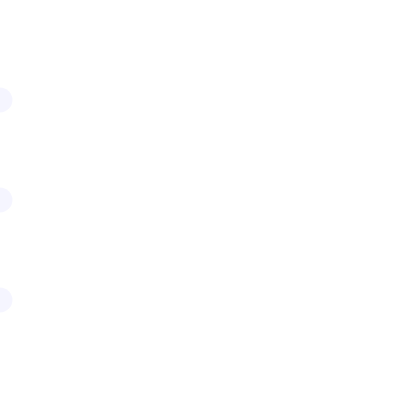
Frame 1 (no input)
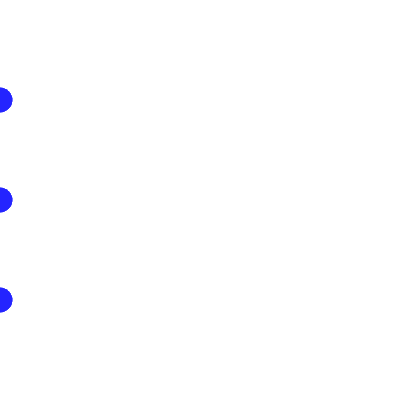
Frame 60 (no input)
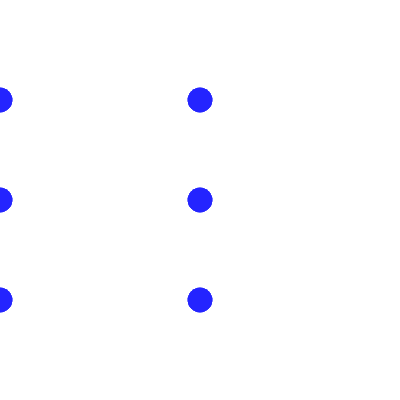
Frame 120 (the mouse pressed at the canvas centre since frame 60)

The p5.js sketch that drew these frames (run headless with seeded random() and noise() and a simulated clock; from frame 60 on, the mouse is pressed at the canvas centre):

// p5.js sketch
// ── sketch.js
// setup function - used for commands that need to run only once
function setup()
{
  // only put code here that you want to happen one time, 
  // at the start of your program

  // create a canvas element on the page
  createCanvas(400,400);
  
  // don't draw any "strokes" on our shapes
  noStroke();

  // set up our "fill" color to be semi-transparent
  fill(0, 0, 255, 10);
}

// draw function - this is our 'game' loop that automatically 
// executes over and over
function draw()
{
  // draw a series of ellipses locked to a given Y position and the mouseX position
  ellipse(mouseX, 100, 25, 25);
  ellipse(mouseX, 200, 25, 25);
  ellipse(mouseX, 300, 25, 25);
}
		
